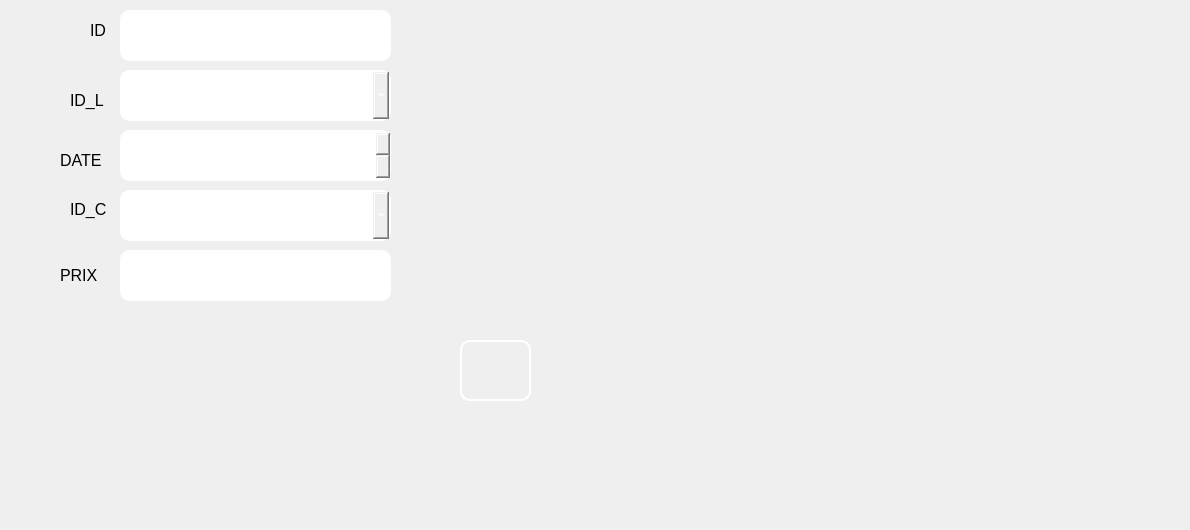
     <widget class="QWidget" name="tab_9">
      <attribute name="title">
       <string>ajouter une livraison</string>
      </attribute>
      <widget class="QLineEdit" name="lineEdit_idl">
       <property name="geometry">
        <rect>
         <x>120</x>
         <y>10</y>
         <width>271</width>
         <height>51</height>
        </rect>
       </property>
       <property name="styleSheet">
        <string notr="true">background-image: url(:/img/img/Microsoft-EP_Graphic_10.16.jpg);
border-style: solid;
color: rgb(255, 255, 255);
border-color: white;
border-width: 2px;
border-radius: 10px;</string>
       </property>
      </widget>
      <widget class="QLabel" name="label_17">
       <property name="enabled">
        <bool>false</bool>
       </property>
       <property name="geometry">
        <rect>
         <x>70</x>
         <y>200</y>
         <width>61</width>
         <height>31</height>
        </rect>
       </property>
       <property name="maximumSize">
        <size>
         <width>94</width>
         <height>61</height>
        </size>
       </property>
       <property name="font">
        <font>
         <family>MS Shell Dlg 2</family>
         <pointsize>11</pointsize>
         <weight>50</weight>
         <italic>false</italic>
         <bold>false</bold>
        </font>
       </property>
       <property name="toolTip">
        <string>&lt;html&gt;&lt;head/&gt;&lt;body&gt;&lt;p&gt;ID&lt;/p&gt;&lt;/body&gt;&lt;/html&gt;</string>
       </property>
       <property name="styleSheet">
        <string notr="true">background-image: url(:/img/img/585e4adacb11b227491c3392.png);

color: rgb(0,0,0);
</string>
       </property>
       <property name="text">
        <string>&lt;html&gt;&lt;head/&gt;&lt;body&gt;&lt;p&gt;&lt;span style=&quot; font-size:12pt;&quot;&gt;ID_C&lt;br/&gt;&lt;/span&gt;&lt;/p&gt;&lt;/body&gt;&lt;/html&gt;</string>
       </property>
       <property name="wordWrap">
        <bool>false</bool>
       </property>
      </widget>
      <widget class="QPushButton" name="pushButton_ajouterl">
       <property name="enabled">
        <bool>true</bool>
       </property>
       <property name="geometry">
        <rect>
         <x>460</x>
         <y>340</y>
         <width>71</width>
         <height>61</height>
        </rect>
       </property>
       <property name="toolTip">
        <string>&lt;html&gt;&lt;head/&gt;&lt;body&gt;&lt;p&gt;RACE&lt;/p&gt;&lt;/body&gt;&lt;/html&gt;</string>
       </property>
       <property name="styleSheet">
        <string notr="true">border-style: solid;
background-image: url(:/img/img/images.png);
color: rgb(255, 255, 255);
border-color: white;
border-width: 2px;
border-radius: 10px;</string>
       </property>
       <property name="text">
        <string/>
       </property>
       <property name="icon">
        <iconset>
         <normaloff>../../Desktop/images.png</normaloff>../../Desktop/images.png</iconset>
       </property>
       <property name="iconSize">
        <size>
         <width>78</width>
         <height>100</height>
        </size>
       </property>
      </widget>
      <widget class="QComboBox" name="comboBox_idl">
       <property name="geometry">
        <rect>
         <x>120</x>
         <y>70</y>
         <width>271</width>
         <height>51</height>
        </rect>
       </property>
       <property name="styleSheet">
        <string notr="true">background-image: url(:/img/img/Microsoft-EP_Graphic_10.16.jpg);
border-style: solid;
color: rgb(255, 255, 255);
border-color: white;
border-width: 2px;
border-radius: 10px;</string>
       </property>
      </widget>
      <widget class="QComboBox" name="comboBox_idc">
       <property name="geometry">
        <rect>
         <x>120</x>
         <y>190</y>
         <width>271</width>
         <height>51</height>
        </rect>
       </property>
       <property name="styleSheet">
        <string notr="true">background-image: url(:/img/img/Microsoft-EP_Graphic_10.16.jpg);
border-style: solid;
color: rgb(255, 255, 255);
border-color: white;
border-width: 2px;
border-radius: 10px;</string>
       </property>
      </widget>
      <widget class="QDateEdit" name="lineEdit_datel">
       <property name="geometry">
        <rect>
         <x>120</x>
         <y>130</y>
         <width>271</width>
         <height>51</height>
        </rect>
       </property>
       <property name="styleSheet">
        <string notr="true">background-image: url(:/img/img/Microsoft-EP_Graphic_10.16.jpg);
border-style: solid;
color: rgb(255, 255, 255);
border-color: white;
border-width: 2px;
border-radius: 10px;</string>
       </property>
      </widget>
      <widget class="QLabel" name="label_18">
       <property name="enabled">
        <bool>false</bool>
       </property>
       <property name="geometry">
        <rect>
         <x>60</x>
         <y>140</y>
         <width>61</width>
         <height>41</height>
        </rect>
       </property>
       <property name="maximumSize">
        <size>
         <width>94</width>
         <height>76</height>
        </size>
       </property>
       <property name="font">
        <font>
         <family>MS Shell Dlg 2</family>
         <pointsize>11</pointsize>
         <weight>50</weight>
         <italic>false</italic>
         <bold>false</bold>
        </font>
       </property>
       <property name="toolTip">
        <string>&lt;html&gt;&lt;head/&gt;&lt;body&gt;&lt;p&gt;ID&lt;/p&gt;&lt;/body&gt;&lt;/html&gt;</string>
       </property>
       <property name="styleSheet">
        <string notr="true">background-image: url(:/img/img/585e4adacb11b227491c3392.png);

color: rgb(0,0,0);
</string>
       </property>
       <property name="text">
        <string>&lt;html&gt;&lt;head/&gt;&lt;body&gt;&lt;p&gt;&lt;span style=&quot; font-size:12pt;&quot;&gt;DATE&lt;/span&gt;&lt;/p&gt;&lt;/body&gt;&lt;/html&gt;</string>
       </property>
       <property name="wordWrap">
        <bool>false</bool>
       </property>
      </widget>
      <widget class="QLineEdit" name="lineEdit_prixl">
       <property name="geometry">
        <rect>
         <x>120</x>
         <y>250</y>
         <width>271</width>
         <height>51</height>
        </rect>
       </property>
       <property name="styleSheet">
        <string notr="true">background-image: url(:/img/img/Microsoft-EP_Graphic_10.16.jpg);
border-style: solid;
color: rgb(255, 255, 255);
border-color: white;
border-width: 2px;
border-radius: 10px;</string>
       </property>
      </widget>
      <widget class="QLabel" name="label_19">
       <property name="enabled">
        <bool>false</bool>
       </property>
       <property name="geometry">
        <rect>
         <x>60</x>
         <y>260</y>
         <width>61</width>
         <height>31</height>
        </rect>
       </property>
       <property name="maximumSize">
        <size>
         <width>94</width>
         <height>61</height>
        </size>
       </property>
       <property name="font">
        <font>
         <family>MS Shell Dlg 2</family>
         <pointsize>11</pointsize>
         <weight>50</weight>
         <italic>false</italic>
         <bold>false</bold>
        </font>
       </property>
       <property name="toolTip">
        <string>&lt;html&gt;&lt;head/&gt;&lt;body&gt;&lt;p&gt;ID&lt;/p&gt;&lt;/body&gt;&lt;/html&gt;</string>
       </property>
       <property name="styleSheet">
        <string notr="true">background-image: url(:/img/img/585e4adacb11b227491c3392.png);

color: rgb(0,0,0);
</string>
       </property>
       <property name="text">
        <string>&lt;html&gt;&lt;head/&gt;&lt;body&gt;&lt;p&gt;&lt;span style=&quot; font-size:12pt;&quot;&gt;PRIX&lt;/span&gt;&lt;/p&gt;&lt;/body&gt;&lt;/html&gt;</string>
       </property>
       <property name="wordWrap">
        <bool>false</bool>
       </property>
      </widget>
      <widget class="QLabel" name="label_20">
       <property name="enabled">
        <bool>false</bool>
       </property>
       <property name="geometry">
        <rect>
         <x>70</x>
         <y>80</y>
         <width>41</width>
         <height>41</height>
        </rect>
       </property>
       <property name="maximumSize">
        <size>
         <width>94</width>
         <height>76</height>
        </size>
       </property>
       <property name="font">
        <font>
         <family>MS Shell Dlg 2</family>
         <pointsize>11</pointsize>
         <weight>50</weight>
         <italic>false</italic>
         <bold>false</bold>
        </font>
       </property>
       <property name="toolTip">
        <string>&lt;html&gt;&lt;head/&gt;&lt;body&gt;&lt;p&gt;ID&lt;/p&gt;&lt;/body&gt;&lt;/html&gt;</string>
       </property>
       <property name="styleSheet">
        <string notr="true">background-image: url(:/img/img/585e4adacb11b227491c3392.png);

color: rgb(0, 0, 0);
</string>
       </property>
       <property name="text">
        <string>&lt;html&gt;&lt;head/&gt;&lt;body&gt;&lt;p&gt;&lt;span style=&quot; font-size:12pt;&quot;&gt;ID_L&lt;/span&gt;&lt;/p&gt;&lt;/body&gt;&lt;/html&gt;</string>
       </property>
       <property name="wordWrap">
        <bool>false</bool>
       </property>
      </widget>
      <widget class="QLabel" name="label_22">
       <property name="enabled">
        <bool>false</bool>
       </property>
       <property name="geometry">
        <rect>
         <x>90</x>
         <y>10</y>
         <width>51</width>
         <height>41</height>
        </rect>
       </property>
       <property name="maximumSize">
        <size>
         <width>94</width>
         <height>76</height>
        </size>
       </property>
       <property name="font">
        <font>
         <family>MS Shell Dlg 2</family>
         <pointsize>11</pointsize>
         <weight>50</weight>
         <italic>false</italic>
         <bold>false</bold>
        </font>
       </property>
       <property name="toolTip">
        <string>&lt;html&gt;&lt;head/&gt;&lt;body&gt;&lt;p&gt;ID&lt;/p&gt;&lt;/body&gt;&lt;/html&gt;</string>
       </property>
       <property name="styleSheet">
        <string notr="true">background-image: url(:/img/img/585e4adacb11b227491c3392.png);

color: rgb(0, 0, 0);
</string>
       </property>
       <property name="text">
        <string>&lt;html&gt;&lt;head/&gt;&lt;body&gt;&lt;p&gt;&lt;span style=&quot; font-size:12pt;&quot;&gt;ID&lt;/span&gt;&lt;/p&gt;&lt;/body&gt;&lt;/html&gt;</string>
       </property>
       <property name="wordWrap">
        <bool>false</bool>
       </property>
      </widget>
      <widget class="QLabel" name="label_27">
       <property name="geometry">
        <rect>
         <x>810</x>
         <y>450</y>
         <width>371</width>
         <height>71</height>
        </rect>
       </property>
       <property name="styleSheet">
        <string notr="true">background-image: url(:/img/img/logo_original.png);</string>
       </property>
       <property name="text">
        <string/>
       </property>
      </widget>
      <widget class="QLabel" name="label_28">
       <property name="geometry">
        <rect>
         <x>1000</x>
         <y>380</y>
         <width>181</width>
         <height>71</height>
        </rect>
       </property>
       <property name="styleSheet">
        <string notr="true">background-image: url(:/img/img/PRESIDENT.png);</string>
       </property>
       <property name="text">
        <string/>
       </property>
      </widget>
      <widget class="QLabel" name="label_39">
       <property name="geometry">
        <rect>
         <x>810</x>
         <y>375</y>
         <width>181</width>
         <height>71</height>
        </rect>
       </property>
       <property name="styleSheet">
        <string notr="true">background-image: url(:/img/img/danone-logo-EE7DBAC3E9-seeklogo.com.png);</string>
       </property>
       <property name="text">
        <string/>
       </property>
      </widget>
     </widget>
